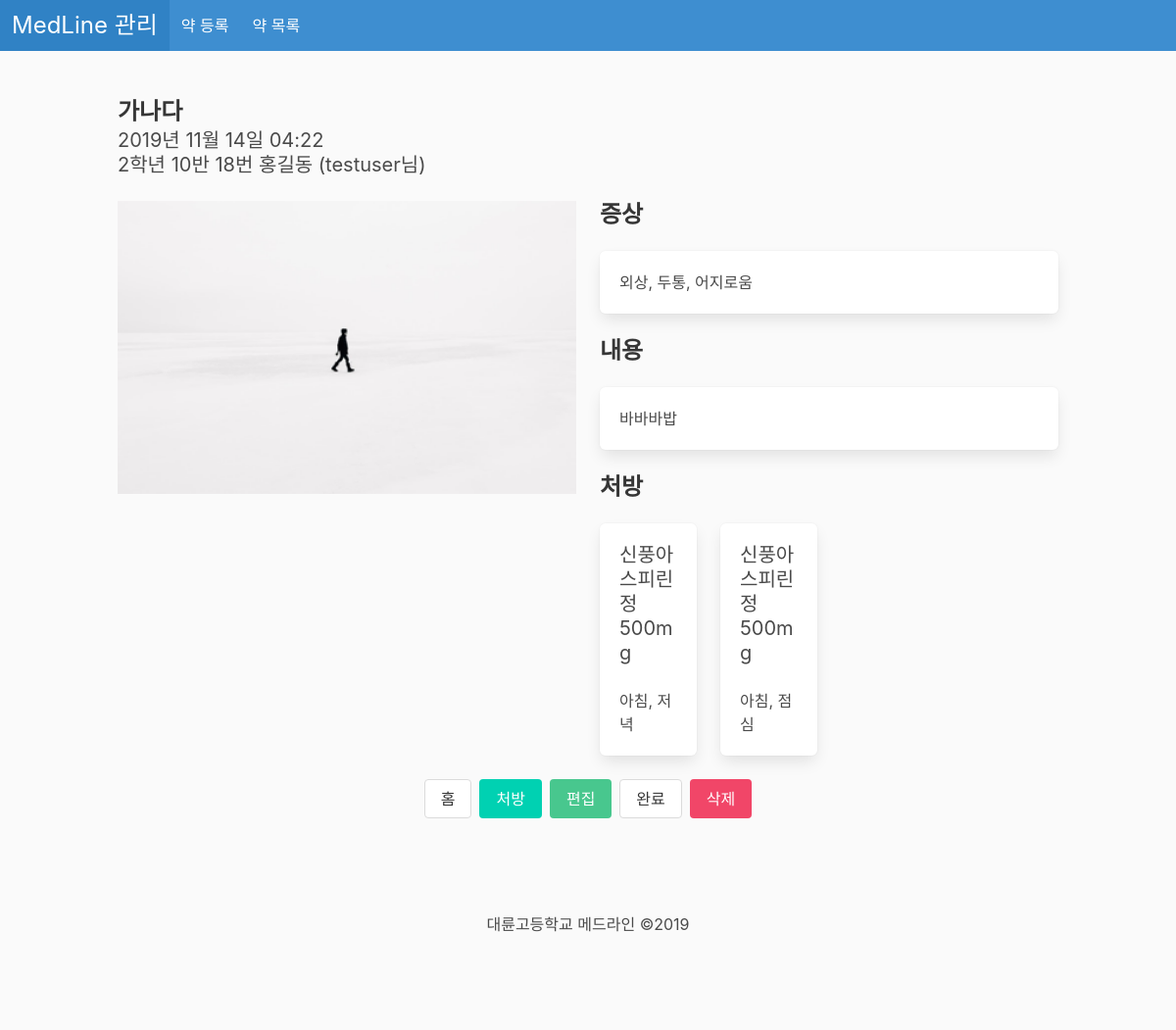
Screenshot of /medicalhub/details/25 (signed in) with the database file from the repository.
### medline/models.py (models this page shows, shortened)
class consult(models.Model):
    symptoms_choices = [
        ('a1', '복통'),
        ('a2', '외상'),
        ('a3', '두통'),
        ('a4', '어지로움'),
    ]
    reservetime_choices = [
        ('bf', '아침시간'),
        ('a1', '1교시 후'),  # after 1, 2, ...
        ('a2', '2교시 후'),
        ('a3', '3교시 후'),
        ('a4', '4교시 후'),
        ('a5', '5교시 후'),
        ('lu', '점심시간'),
       ('a6', '6교시 후'),
        ('a7', '7교시 후'),
    ]
    user = models.ForeignKey(users.CustomUser, on_delete=models.CASCADE)
    title = models.CharField(max_length=50, default='', blank=False)
    message = models.TextField(blank=False)
    added_datetime = models.DateTimeField(auto_now_add=True, blank=False)
    reserve_date = models.DateField(blank=False, default=timezone.now)
    reserve_time = models.CharField(blank=False, choices=reservetime_choices, default='a1', max_length=2)
    image = models.ImageField(upload_to="consult_image", blank=True, default="consult_image/notfound.png")
    symptoms = MultiSelectField(choices=symptoms_choices, blank=True, max_length=300)
    is_finished = models.BooleanField(default=False)

class PrescribedMedicine(models.Model):
    schedule_choices = [
        ('morning', '아침'),
        ('lunch', '점심'),
        ('dinner', '저녁'),
    ]
    number_of_pills = models.SmallIntegerField(default=0)
    medicine = models.ForeignKey(medicalhub.MedicineType, on_delete=models.CASCADE)
    schedule = MultiSelectField(choices=schedule_choices, blank=True, max_length=300)
    consult = models.ForeignKey(consult, on_delete=models.CASCADE, null=True, blank=True)

### users/models.py (models this page shows)
class CustomUser(AbstractUser):
    grade_choices = [
        ('1', '고1'),
        ('2', '고2'),
        ('3', '고3'),
    ]
    division_choices = [
        ('1', '1반'),
        ('2', '2반'),
        ('3', '3반'),
        ('4', '4반'),
        ('5', '5반'),
        ('6', '6반'),
        ('7', '7반'),
        ('8', '8반'),
        ('9', '9반'),
        ('10', '10반'),
        ('11', '11반'),
        ('12', '12반'),
        ('13', '13반'),
        ('14', '14반'),
    ]
    name = models.CharField(max_length=30, blank=False, default='')
    barcode = models.CharField(max_length=50)
    grade = models.CharField(max_length=2, choices=grade_choices, blank=False, default='1')
    division = models.CharField(max_length=2, choices=division_choices, blank=False, default='1')
    studentno = models.SmallIntegerField(default=1)

### medicalhub/models.py (models this page shows, shortened)
class MedicineType(models.Model):
    name = models.CharField(max_length=100, blank=False, default="")
    image = models.ImageField(upload_to="consult_image", blank=True, default="consult_image/notfound.png")
    description = models.TextField(blank=True, default="")
    code = models.CharField(max_length=10, blank=False)  # max_length is arbitrary; find out what is proper

### medicalhub/views.py (the view)
# urls.py: path('medicalhub/details/<int:pk>', medicalhub.details, name='details'),
def details(request, pk):
    chosen_consult = consult.objects.get(pk=pk)
    prescription_queryset = PrescribedMedicine.objects.filter(consult=chosen_consult)
    if request.user.is_superuser:
        return render(request, 'medicalhub/details.html', {'consult': chosen_consult, 'prescription': prescription_queryset})
    messages.error(request, "관리자가 아니므로 접근이 거부됩니다.")
    return redirect('login')

### templates/medicalhub/details.html (shortened to what this page needs)
{% extends 'medicalhub/base.html' %}
{% block body %}
<section class="section has-background-white-bis">
    <div class="container">
        <h2 class="title is-size-4">{% if consult.is_finished %}[완료] {% endif %}{{ consult.title }}</h2>
        <h2 class="subtitle has-text-grey-dark is-size-5">{{ consult.added_datetime|date:"Y년 n월 j일 h:i" }}</br>{{ consult.user.grade }}학년 {{ consult.user.division }}반 {{ consult.user.studentno }}번 {{ consult.user.name }} ({{ consult.user.username }}님)</h2>
        <div class="columns is-clearfix">
            <div class="column">
                <figure class="image">
                    <img src="{{ consult.image.url }}">
                </figure>
            </div>
            <div class="column">
                <h1 class="title is-size-4">
                    증상
                </h1>
                <div class="box">
                    <p>{{ consult.symptoms }}</p>
                </div>
                <h1 class="title is-size-4">
                    내용
                </h1>
                <div class="box">
                    <p>{{ consult.message|linebreaks }}</p>
                </div>
                <h1 class="title is-size-4">처방</h1>
                <div class="container">
                    <div class="columns is-multiline">
                        {% for x in prescription %}
                        <div class="column is-one-quarter">
                            <a class="box" href="#" onclick="window.open('http://{{ request.get_host }}/admin/medline/prescribedmedicine/{{ x.pk }}','popup','width=600,height=600'); return false;">
                                <h1 class="subtitle">{{ x.medicine.name }}</h1>
                                <p class="content">{{ x.schedule }}</p>
                            </a>
                        </div>
                        {% endfor %}
                    </div>
                </div>
            </div>
        </div>
        <div class="buttons is-centered">
            <a class="button" href="{% url "medicalhub_home" %}">홈</a>
            <a class="button is-primary" href="{% url 'prescription_form' consult_pk=consult.pk %}">처방</a>
            <a class="button is-success" onclick="window.open('http://{{ request.get_host }}/admin/medline/consult/{{ consult.pk }}','popup','width=600,height=600'); return false;">편집</a>
            {% if user.is_superuser %}
                {% if not consult.is_finished %}
                <form action="/consult/finish/{{ consult.pk }}" method="post">{% csrf_token %}
                    <input class="button is-center" type="submit" value="완료">
                </form>
                {% else %}
                <form action="/consult/undo_finish/{{ consult.pk }}" method="post">{% csrf_token %}
                    <input class="button is-center" type="submit" value="완료 취소">
                </form>
                {% endif %}
            {% endif %}
            <form action="/consult/delete/{{ consult.pk }}" method="post">{% csrf_token %}
                <input class="button is-danger" type="submit" value="삭제">
            </form>
        </div>
    </div>
</section>
{% endblock %}

### rows the page displays
consult: title "가나다", added_datetime "2019년 11월 14일 04:22", user.grade "2", user.division "10", user.studentno "18", user.name "홍길동", user.username "testuser", image (picture), symptoms "외상, 두통, 어지로움", message "바바바밥"
PrescribedMedicine: medicine.name "신풍아스피린정500mg", schedule "아침, 저녁"
PrescribedMedicine: medicine.name "신풍아스피린정500mg", schedule "아침, 점심"
